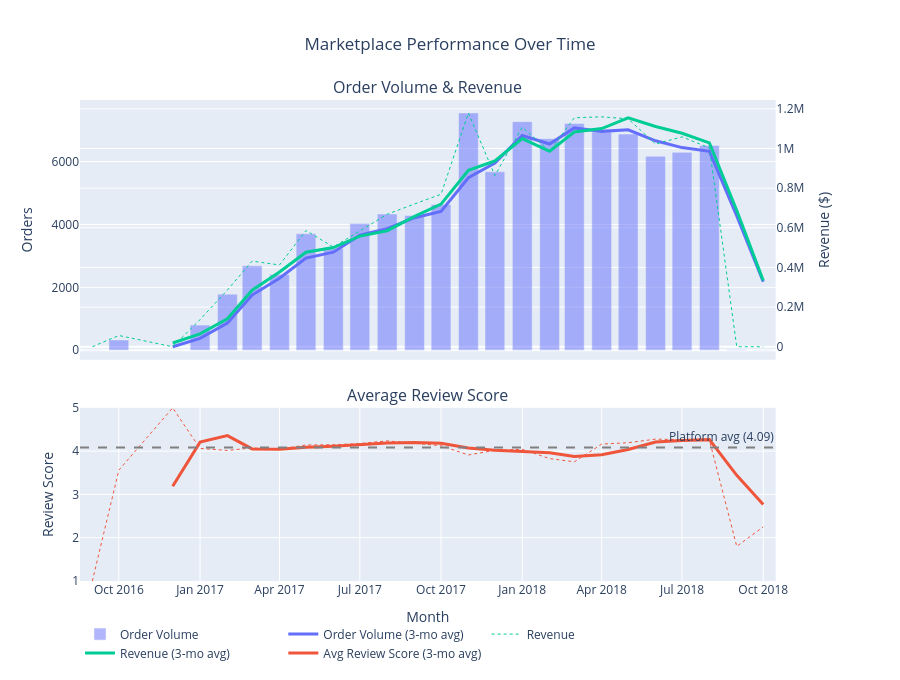

The cell this chart's notebook holds for it:
### Markdown cell above
### Marketplace Trends Over Time

### Code cell
trend_fig = make_subplots(
    rows=2, cols=1, shared_xaxes=True,
    specs=[[{"secondary_y": True}], [{"secondary_y": False}]],
    row_heights=[0.6, 0.4], vertical_spacing=0.1,
    subplot_titles=("Order Volume & Revenue", "Average Review Score")
)

trend_fig.add_trace(go.Bar(
    x=result_over_months["month"], y=result_over_months["order_volume"],
    name="Order Volume", marker_color="#636EFA", opacity=0.5
), row=1, col=1, secondary_y=False)

trend_fig.add_trace(go.Scatter(
    x=result_over_months["month"], y=result_over_months["order_volume_ma"],
    name="Order Volume (3-mo avg)", line=dict(color="#636EFA", width=3)
), row=1, col=1, secondary_y=False)

trend_fig.add_trace(go.Scatter(
    x=result_over_months["month"], y=result_over_months["revenue"],
    name="Revenue", line=dict(color="#00CC96", width=1, dash="dot")
), row=1, col=1, secondary_y=True)

trend_fig.add_trace(go.Scatter(
    x=result_over_months["month"], y=result_over_months["revenue_ma"],
    name="Revenue (3-mo avg)", line=dict(color="#00CC96", width=3)
), row=1, col=1, secondary_y=True)

trend_fig.add_trace(go.Scatter(
    x=result_over_months["month"], y=result_over_months["avg_review_score"],
    name="Avg Review Score", line=dict(color="#EF553B", width=1, dash="dot"), showlegend=False
), row=2, col=1)

trend_fig.add_trace(go.Scatter(
    x=result_over_months["month"], y=result_over_months["review_score_ma"],
    name="Avg Review Score (3-mo avg)", line=dict(color="#EF553B", width=3)
), row=2, col=1)

trend_fig.add_hline(
    y=platform_avg_review, line_dash="dash", line_color="gray",
    annotation_text=f"Platform avg ({platform_avg_review:.2f})",
    row=2, col=1
)

trend_fig.update_yaxes(title_text="Orders", row=1, col=1, secondary_y=False)
trend_fig.update_yaxes(title_text="Revenue ($)", row=1, col=1, secondary_y=True)
trend_fig.update_yaxes(title_text="Review Score", range=[1, 5], row=2, col=1)
trend_fig.update_xaxes(title_text="Month", row=2, col=1)

trend_fig.update_layout(
    height=680, title_text="Marketplace Performance Over Time", title_x=0.5,
    legend=dict(orientation="h", yanchor="bottom", y=-0.18, x=0)
)
trend_fig.show()

### Figure 1 — Plotly figure (JSON) as saved in the notebook; plotly's stock layout.template omitted (floating-point values rounded to 4 significant figures)
{"data": [{"marker": {"color": "#636EFA"}, "name": "Order Volume", "opacity": 0.5, "type": "bar", "x": ["2016-09-01T00:00:00", "2016-10-01T00:00:00", "2016-12-01T00:00:00", "2017-01-01T00:00:00", "2017-02-01T00:00:00", "2017-03-01T00:00:00", "2017-04-01T00:00:00", "2017-05-01T00:00:00", "2017-06-01T00:00:00", "2017-07-01T00:00:00", "2017-08-01T00:00:00", "2017-09-01T00:00:00", "2017-10-01T00:00:00", "2017-11-01T00:00:00", "2017-12-01T00:00:00", "2018-01-01T00:00:00", "2018-02-01T00:00:00", "2018-03-01T00:00:00", "2018-04-01T00:00:00", "2018-05-01T00:00:00", "2018-06-01T00:00:00", "2018-07-01T00:00:00", "2018-08-01T00:00:00", "2018-09-01T00:00:00", "2018-10-01T00:00:00"], "xaxis": "x", "y": [4, 324, 1, 800, 1780, 2682, 2404, 3700, 3245, 4026, 4331, 4285, 4631, 7544, 5673, 7269, 6728, 7211, 6939, 6873, 6167, 6292, 6512, 16, 4], "yaxis": "y"}, {"line": {"color": "#636EFA", "width": 3}, "name": "Order Volume (3-mo avg)", "type": "scatter", "x": ["2016-09-01T00:00:00", "2016-10-01T00:00:00", "2016-12-01T00:00:00", "2017-01-01T00:00:00", "2017-02-01T00:00:00", "2017-03-01T00:00:00", "2017-04-01T00:00:00", "2017-05-01T00:00:00", "2017-06-01T00:00:00", "2017-07-01T00:00:00", "2017-08-01T00:00:00", "2017-09-01T00:00:00", "2017-10-01T00:00:00", "2017-11-01T00:00:00", "2017-12-01T00:00:00", "2018-01-01T00:00:00", "2018-02-01T00:00:00", "2018-03-01T00:00:00", "2018-04-01T00:00:00", "2018-05-01T00:00:00", "2018-06-01T00:00:00", "2018-07-01T00:00:00", "2018-08-01T00:00:00", "2018-09-01T00:00:00", "2018-10-01T00:00:00"], "xaxis": "x", "y": [NaN, NaN, 109.7, 375.0, 860.3, 1754.0, 2289.0, 2929.0, 3116.0, 3657.0, 3867.0, 4214.0, 4416.0, 5487.0, 5949.0, 6829.0, 6557.0, 7069.0, 6959.0, 7008.0, 6660.0, 6444.0, 6324.0, 4273.0, 2177.0], "yaxis": "y"}, {"line": {"color": "#00CC96", "dash": "dot", "width": 1}, "name": "Revenue", "type": "scatter", "x": ["2016-09-01T00:00:00", "2016-10-01T00:00:00", "2016-12-01T00:00:00", "2017-01-01T00:00:00", "2017-02-01T00:00:00", "2017-03-01T00:00:00", "2017-04-01T00:00:00", "2017-05-01T00:00:00", "2017-06-01T00:00:00", "2017-07-01T00:00:00", "2017-08-01T00:00:00", "2017-09-01T00:00:00", "2017-10-01T00:00:00", "2017-11-01T00:00:00", "2017-12-01T00:00:00", "2018-01-01T00:00:00", "2018-02-01T00:00:00", "2018-03-01T00:00:00", "2018-04-01T00:00:00", "2018-05-01T00:00:00", "2018-06-01T00:00:00", "2018-07-01T00:00:00", "2018-08-01T00:00:00", "2018-09-01T00:00:00", "2018-10-01T00:00:00"], "xaxis": "x", "y": [354.8, 56810.0, 19.62, 137200.0, 286300.0, 432000.0, 412400.0, 586200.0, 503000.0, 585000.0, 668200.0, 720400.0, 769300.0, 1179000.0, 863500.0, 1107000.0, 986900.0, 1155000.0, 1160000.0, 1150000.0, 1023000.0, 1059000.0, 1003000.0, 166.5, 0.0], "yaxis": "y2"}, {"line": {"color": "#00CC96", "width": 3}, "name": "Revenue (3-mo avg)", "type": "scatter", "x": ["2016-09-01T00:00:00", "2016-10-01T00:00:00", "2016-12-01T00:00:00", "2017-01-01T00:00:00", "2017-02-01T00:00:00", "2017-03-01T00:00:00", "2017-04-01T00:00:00", "2017-05-01T00:00:00", "2017-06-01T00:00:00", "2017-07-01T00:00:00", "2017-08-01T00:00:00", "2017-09-01T00:00:00", "2017-10-01T00:00:00", "2017-11-01T00:00:00", "2017-12-01T00:00:00", "2018-01-01T00:00:00", "2018-02-01T00:00:00", "2018-03-01T00:00:00", "2018-04-01T00:00:00", "2018-05-01T00:00:00", "2018-06-01T00:00:00", "2018-07-01T00:00:00", "2018-08-01T00:00:00", "2018-09-01T00:00:00", "2018-10-01T00:00:00"], "xaxis": "x", "y": [NaN, NaN, 19060.0, 64670.0, 141200.0, 285200.0, 376900.0, 476900.0, 500500.0, 558000.0, 585400.0, 657900.0, 719300.0, 889600.0, 937300.0, 1050000.0, 985900.0, 1083000.0, 1101000.0, 1155000.0, 1111000.0, 1077000.0, 1028000.0, 687400.0, 334500.0], "yaxis": "y2"}, {"line": {"color": "#EF553B", "dash": "dot", "width": 1}, "name": "Avg Review Score", "showlegend": false, "type": "scatter", "x": ["2016-09-01T00:00:00", "2016-10-01T00:00:00", "2016-12-01T00:00:00", "2017-01-01T00:00:00", "2017-02-01T00:00:00", "2017-03-01T00:00:00", "2017-04-01T00:00:00", "2017-05-01T00:00:00", "2017-06-01T00:00:00", "2017-07-01T00:00:00", "2017-08-01T00:00:00", "2017-09-01T00:00:00", "2017-10-01T00:00:00", "2017-11-01T00:00:00", "2017-12-01T00:00:00", "2018-01-01T00:00:00", "2018-02-01T00:00:00", "2018-03-01T00:00:00", "2018-04-01T00:00:00", "2018-05-01T00:00:00", "2018-06-01T00:00:00", "2018-07-01T00:00:00", "2018-08-01T00:00:00", "2018-09-01T00:00:00", "2018-10-01T00:00:00"], "xaxis": "x2", "y": [1.0, 3.561, 5.0, 4.063, 4.016, 4.075, 4.046, 4.142, 4.148, 4.175, 4.237, 4.188, 4.125, 3.911, 4.019, 4.042, 3.827, 3.754, 4.163, 4.194, 4.277, 4.263, 4.256, 1.8, 2.25], "yaxis": "y3"}, {"line": {"color": "#EF553B", "width": 3}, "name": "Avg Review Score (3-mo avg)", "type": "scatter", "x": ["2016-09-01T00:00:00", "2016-10-01T00:00:00", "2016-12-01T00:00:00", "2017-01-01T00:00:00", "2017-02-01T00:00:00", "2017-03-01T00:00:00", "2017-04-01T00:00:00", "2017-05-01T00:00:00", "2017-06-01T00:00:00", "2017-07-01T00:00:00", "2017-08-01T00:00:00", "2017-09-01T00:00:00", "2017-10-01T00:00:00", "2017-11-01T00:00:00", "2017-12-01T00:00:00", "2018-01-01T00:00:00", "2018-02-01T00:00:00", "2018-03-01T00:00:00", "2018-04-01T00:00:00", "2018-05-01T00:00:00", "2018-06-01T00:00:00", "2018-07-01T00:00:00", "2018-08-01T00:00:00", "2018-09-01T00:00:00", "2018-10-01T00:00:00"], "xaxis": "x2", "y": [NaN, NaN, 3.187, 4.208, 4.359, 4.051, 4.046, 4.088, 4.112, 4.155, 4.187, 4.2, 4.183, 4.074, 4.018, 3.991, 3.963, 3.874, 3.914, 4.037, 4.211, 4.245, 4.266, 3.44, 2.769], "yaxis": "y3"}], "layout": {"annotations": [{"font": {"size": 16}, "showarrow": false, "text": "Order Volume & Revenue", "x": 0.47, "xanchor": "center", "xref": "paper", "y": 1.0, "yanchor": "bottom", "yref": "paper"}, {"font": {"size": 16}, "showarrow": false, "text": "Average Review Score", "x": 0.47, "xanchor": "center", "xref": "paper", "y": 0.36, "yanchor": "bottom", "yref": "paper"}, {"showarrow": false, "text": "Platform avg (4.09)", "x": 1, "xanchor": "right", "xref": "x2 domain", "y": 4.086, "yanchor": "bottom", "yref": "y3"}], "height": 680, "legend": {"orientation": "h", "x": 0, "y": -0.18, "yanchor": "bottom"}, "shapes": [{"line": {"color": "gray", "dash": "dash"}, "type": "line", "x0": 0, "x1": 1, "xref": "x2 domain", "y0": 4.086, "y1": 4.086, "yref": "y3"}], "title": {"text": "Marketplace Performance Over Time", "x": 0.5}, "xaxis": {"anchor": "y", "domain": [0.0, 0.94], "matches": "x2", "showticklabels": false}, "xaxis2": {"anchor": "y3", "domain": [0.0, 0.94], "title": {"text": "Month"}}, "yaxis": {"anchor": "x", "domain": [0.46, 1.0], "title": {"text": "Orders"}}, "yaxis2": {"anchor": "x", "overlaying": "y", "side": "right", "title": {"text": "Revenue ($)"}}, "yaxis3": {"anchor": "x2", "domain": [0.0, 0.36], "range": [1, 5], "title": {"text": "Review Score"}}}}
